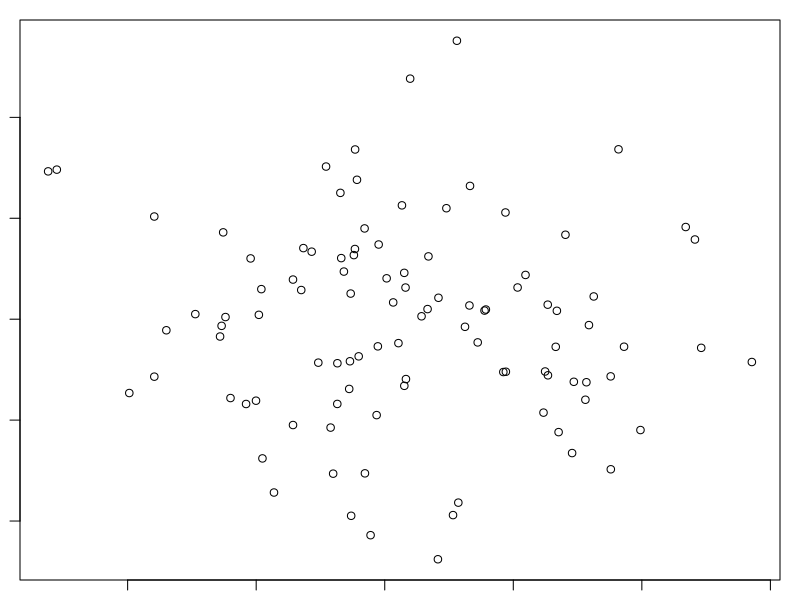
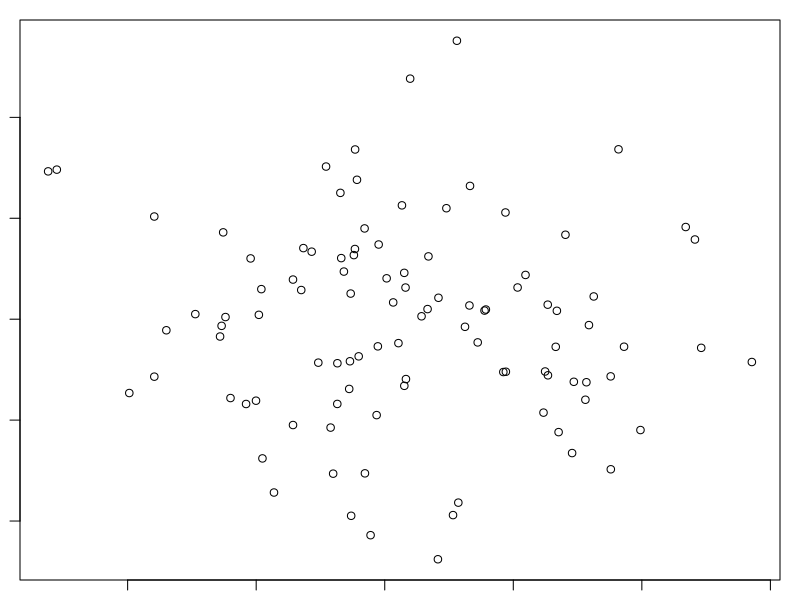
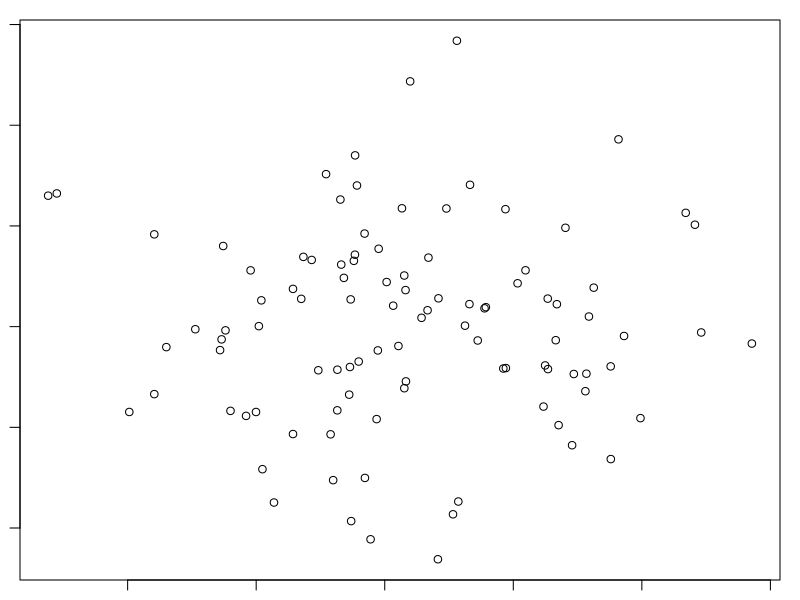
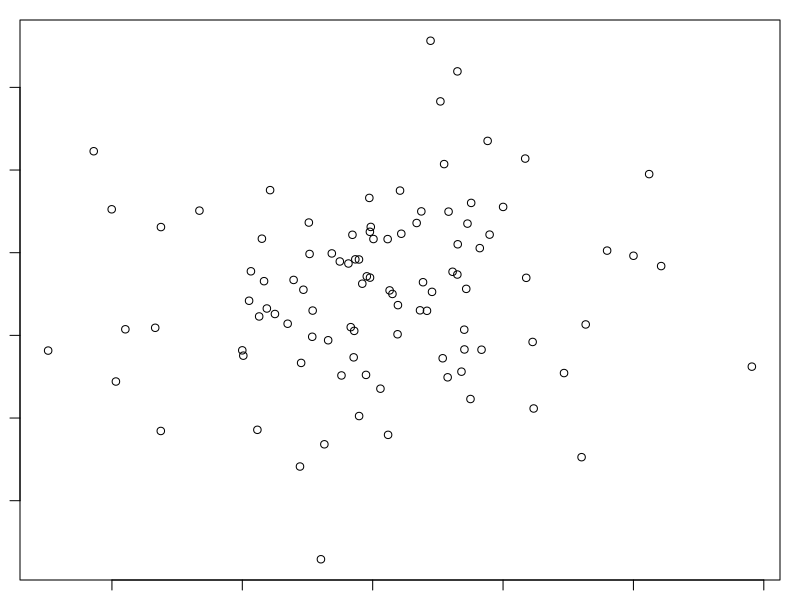
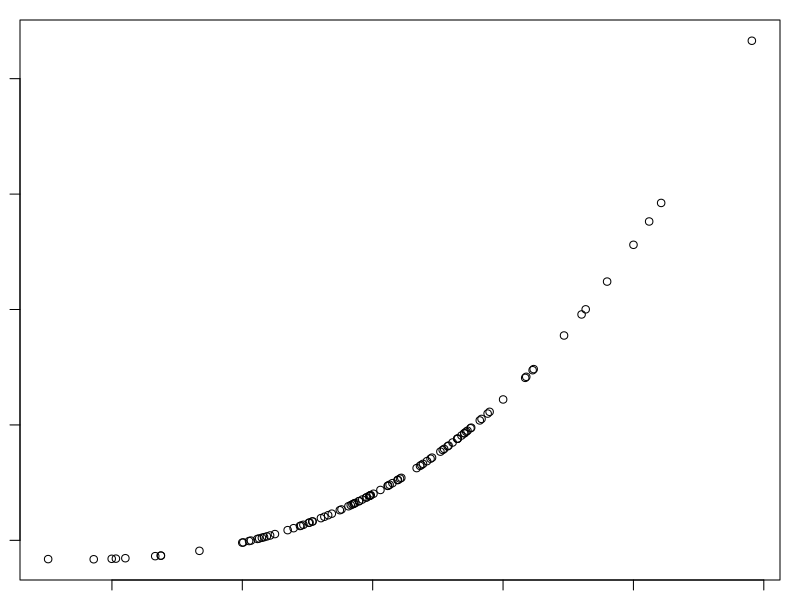

The R source for these figures, in order:
## ---- chunk 1
# Gambi pra funcionar o ts.plot:
graphics.off()
par("mar")
par(mar=c(1,1,1,1))
## ---- chunk 2
# Neste caso, y não depende de x:
X = rnorm(100)
Erro = rnorm(100)
Y = 2 + 0*X + Erro
plot(X, Y)
## ---- chunk 3
# Cria o vetor Ytil (vertical) e a matriz Xmat (design matrix)
N = 100 #arbitrario
Ytil = matrix(Y, N, 1)

# já atribuindo 
Xmat = matrix(1, N, 2)
Xmat[ ,2] = X

# Faz os cálculos na multiplicação matricial
betahat = solve(t(Xmat)%*%Xmat)%*%t(Xmat)%*%Ytil

# estimador é a fórmula que traz a estimativa. 
Ypredito = betahat[1]+ betahat[2]*X
# VER DEPOIS PQ O LINES NÃO COMPILA
# lines(X, Ypredito, col=2)

# Estimativa dos erros (resíduos)
residuos = Y-Ypredito
plot(X, Y)
plot(X, residuos)

## ---- chunk 4
N=100
#Simular um modelo linear
X=rnorm(N)
Z=rnorm(N)
W=rnorm(N)
Erro=rnorm(N)
Y= 3 + 5*X + 0*W -2*Z + Erro

#Estimadores de Minimos quadrados para alfa e beta1, beta2 e beta3
#Cria o vetor Ytil (em pe) e a matriz Xmat (Design Matrix)
Ytil=matrix(Y,N,1)
Xmat=matrix(1,N,4)
Xmat[,2]=X
Xmat[,3]=W
Xmat[,4]=Z

#Faz os calculos
betahat= solve(t(Xmat)%*%Xmat)%*%t(Xmat)%*%Ytil

#Estimativa dos erros (residuos)
residuos=Y-Ypredito

## ---- chunk 5
modelo = lm(Y~X+W+Z)
## ---- chunk 6
summary(modelo)
## ---- chunk 7
X = rnorm(100)
Erro = rnorm(100)
## ---- chunk 8
plot(X, Y)
Y=2 + 3*X + 1*X^2 + 0.1* X^3
plot(X, Y)
modelo = lm(Y~X)
# VER DEPOIS PQ NÃO COMPILOU O LINES
#lines(X, modelo$fit, col = 2)
## ---- chunk 9
# termo quadrático
W = X^2

# termo cúbico:
Z = X^3
Ypredito = modelo$fit
## ---- chunk 10
# VER DEPOIS PORQUÊ NÃO COMPILOU ESSE GRÁFICO NO R Studio:
# lines(X, Ypredito, col=2)
## ---- chunk 11
# VER DEPOIS
# points(X, Ypredito, col=2)

